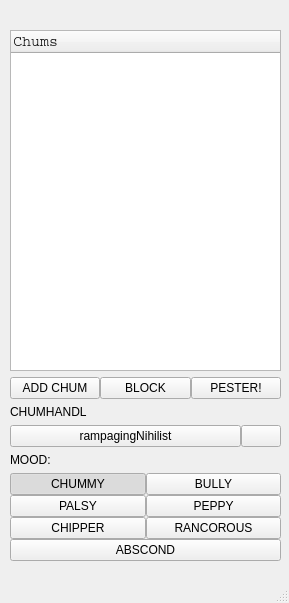
<?xml version="1.0" encoding="UTF-8"?>
<ui version="4.0">
 <class>MainWindow</class>
 <widget class="QMainWindow" name="MainWindow">
  <property name="geometry">
   <rect>
    <x>0</x>
    <y>0</y>
    <width>289</width>
    <height>603</height>
   </rect>
  </property>
  <property name="windowTitle">
   <string>MainWindow</string>
  </property>
  <widget class="QWidget" name="centralwidget">
   <widget class="QWidget" name="verticalLayoutWidget">
    <property name="geometry">
     <rect>
      <x>10</x>
      <y>10</y>
      <width>271</width>
      <height>551</height>
     </rect>
    </property>
    <layout class="QVBoxLayout" name="verticalLayout">
     <item>
      <widget class="QLabel" name="appLabel">
       <property name="text">
        <string/>
       </property>
       <property name="alignment">
        <set>Qt::AlignCenter</set>
       </property>
      </widget>
     </item>
     <item>
      <widget class="QTreeWidget" name="chumsTree">
       <property name="sizePolicy">
        <sizepolicy hsizetype="Expanding" vsizetype="Minimum">
         <horstretch>0</horstretch>
         <verstretch>4</verstretch>
        </sizepolicy>
       </property>
       <property name="maximumSize">
        <size>
         <width>16777215</width>
         <height>16777215</height>
        </size>
       </property>
       <property name="sizeIncrement">
        <size>
         <width>0</width>
         <height>2</height>
        </size>
       </property>
       <column>
        <property name="text">
         <string>Chums</string>
        </property>
        <property name="font">
         <font>
          <family>Courier</family>
          <pointsize>11</pointsize>
         </font>
        </property>
        <property name="background">
         <color>
          <red>0</red>
          <green>0</green>
          <blue>0</blue>
         </color>
        </property>
       </column>
      </widget>
     </item>
     <item>
      <layout class="QHBoxLayout" name="friendButtons">
       <property name="spacing">
        <number>0</number>
       </property>
       <item>
        <widget class="QPushButton" name="addChumButton">
         <property name="text">
          <string>ADD CHUM</string>
         </property>
        </widget>
       </item>
       <item>
        <widget class="QPushButton" name="blockButton">
         <property name="text">
          <string>BLOCK</string>
         </property>
        </widget>
       </item>
       <item>
        <widget class="QPushButton" name="pesterButton">
         <property name="text">
          <string>PESTER!</string>
         </property>
        </widget>
       </item>
      </layout>
     </item>
     <item>
      <widget class="QLabel" name="handleLabel">
       <property name="text">
        <string>CHUMHANDL</string>
       </property>
      </widget>
     </item>
     <item>
      <layout class="QGridLayout" name="gridLayout_2">
       <property name="spacing">
        <number>0</number>
       </property>
       <item row="0" column="1">
        <widget class="QPushButton" name="colorButton">
         <property name="sizePolicy">
          <sizepolicy hsizetype="Maximum" vsizetype="Maximum">
           <horstretch>0</horstretch>
           <verstretch>0</verstretch>
          </sizepolicy>
         </property>
         <property name="text">
          <string/>
         </property>
         <property name="checkable">
          <bool>false</bool>
         </property>
        </widget>
       </item>
       <item row="0" column="0">
        <widget class="QPushButton" name="nameButton">
         <property name="sizePolicy">
          <sizepolicy hsizetype="Expanding" vsizetype="Maximum">
           <horstretch>3</horstretch>
           <verstretch>0</verstretch>
          </sizepolicy>
         </property>
         <property name="text">
          <string>rampagingNihilist</string>
         </property>
        </widget>
       </item>
      </layout>
     </item>
     <item>
      <widget class="QLabel" name="moodLabel">
       <property name="text">
        <string>MOOD:</string>
       </property>
      </widget>
     </item>
     <item>
      <layout class="QVBoxLayout" name="verticalLayout_2">
       <property name="spacing">
        <number>0</number>
       </property>
       <property name="bottomMargin">
        <number>0</number>
       </property>
       <item>
        <layout class="QGridLayout" name="gridLayout">
         <property name="spacing">
          <number>0</number>
         </property>
         <item row="0" column="0">
          <widget class="QPushButton" name="chummyButton">
           <property name="text">
            <string>CHUMMY</string>
           </property>
           <property name="checkable">
            <bool>true</bool>
           </property>
           <property name="checked">
            <bool>true</bool>
           </property>
          </widget>
         </item>
         <item row="2" column="0">
          <widget class="QPushButton" name="chipperButton">
           <property name="text">
            <string>CHIPPER</string>
           </property>
           <property name="checkable">
            <bool>true</bool>
           </property>
          </widget>
         </item>
         <item row="0" column="1">
          <widget class="QPushButton" name="bullyButton">
           <property name="text">
            <string>BULLY</string>
           </property>
           <property name="checkable">
            <bool>true</bool>
           </property>
          </widget>
         </item>
         <item row="2" column="1">
          <widget class="QPushButton" name="rancorousButton">
           <property name="text">
            <string>RANCOROUS</string>
           </property>
           <property name="checkable">
            <bool>true</bool>
           </property>
          </widget>
         </item>
         <item row="1" column="0">
          <widget class="QPushButton" name="palsyButton">
           <property name="text">
            <string>PALSY</string>
           </property>
           <property name="checkable">
            <bool>true</bool>
           </property>
          </widget>
         </item>
         <item row="1" column="1">
          <widget class="QPushButton" name="peppyButton">
           <property name="text">
            <string>PEPPY</string>
           </property>
           <property name="checkable">
            <bool>true</bool>
           </property>
          </widget>
         </item>
        </layout>
       </item>
       <item>
        <widget class="QPushButton" name="abscondButton">
         <property name="text">
          <string>ABSCOND</string>
         </property>
         <property name="checkable">
          <bool>true</bool>
         </property>
        </widget>
       </item>
      </layout>
     </item>
    </layout>
   </widget>
  </widget>
  <widget class="QMenuBar" name="menubar">
   <property name="geometry">
    <rect>
     <x>0</x>
     <y>0</y>
     <width>289</width>
     <height>21</height>
    </rect>
   </property>
  </widget>
  <widget class="QStatusBar" name="statusbar"/>
 </widget>
 <resources/>
 <connections/>
</ui>
